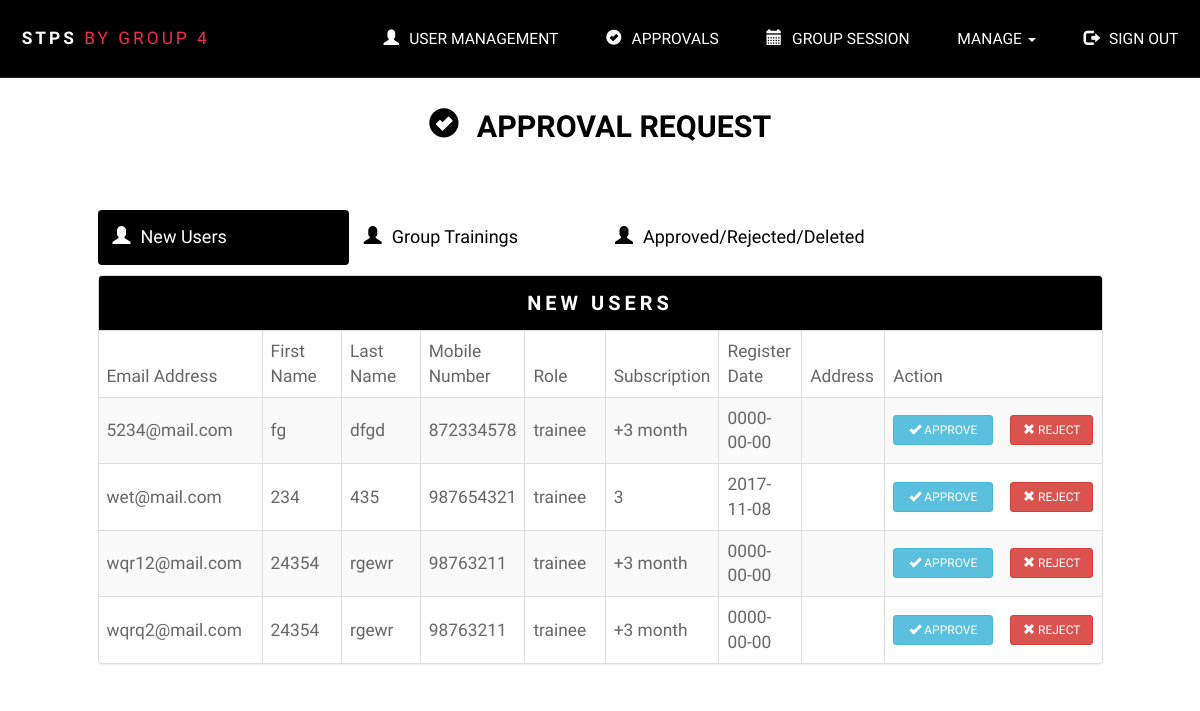
Before: /administrator/user-approval.php with the older database file.
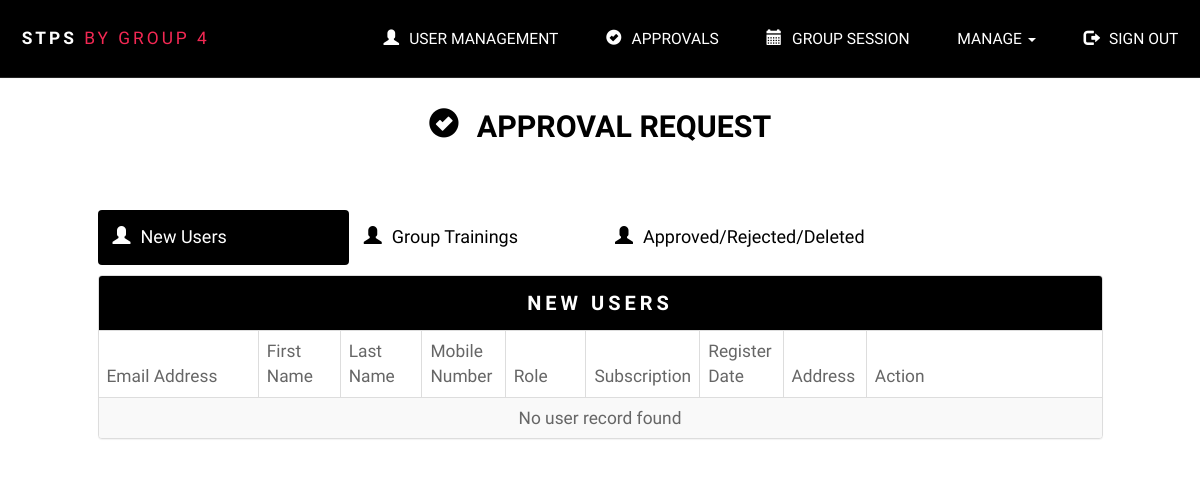
After: the same page with the newer database file.
### tables this page shows
CREATE TABLE IF NOT EXISTS `userapproval` (
  `email` varchar(255) NOT NULL,
  `firstName` varchar(35) NOT NULL,
  `lastName` varchar(35) NOT NULL,
  `phoneNumber` int(8) NOT NULL,
  `profilePicture` varchar(255) NOT NULL,
  `role` varchar(10) NOT NULL,
  `password` varchar(50) NOT NULL,
  `address` varchar(255) NOT NULL,
  `subscription` int(2) NOT NULL,
  `expiryDate` date NOT NULL,
  `registerDate` date NOT NULL
);

### administrator/loadApprovalInfo.php (the view, shortened to what this page needs)
<?php
function getApprovalUsers() {
    require('../database/dbconfig.php');
    $sql = "SELECT firstName, lastName, email, phoneNumber, role, subscription, registerDate, address FROM userapproval";
    $query = $conn->prepare($sql);
    $stmt = $query->execute();
    $result = $query->fetchAll();
    if(count($result) > 0) {
        foreach ($result as $row):
            $email = $row['email'];
            $firstName = $row['firstName'];
            $lastName = $row['lastName'];
            $mobile = $row['phoneNumber'];
            $role = $row['role'];
            $subscription = $row['subscription'];
            $registerDate = $row['registerDate'];
            $address = $row['address'];
            echo "<tr>";
            echo "<td class=\"col-md-2\">$email</td>";
            echo "<td class=\"col-md-1\">$firstName</td>";
            echo "<td class=\"col-md-1\">$lastName</td>";
            echo "<td class=\"col-md-1\">$mobile</td>";
            echo "<td class=\"col-md-1\">$role</td>";
            echo "<td class=\"col-md-1\">$subscription</td>";
            echo "<td class=\"col-md-1\">$registerDate</td>";
            echo "<td class=\"col-md-1\">$address</td>";
            echo "<td class=\"col-md-3 padding-l15-r15\" >";
            echo "<a data-toggle=\"modal\" data-target=\"#approveUserModal\" onclick=\"setApproveInfo('$email')\" class=\"btn btn-info btn-sm col-md-6\"><span class=\"glyphicon glyphicon-ok\"></span> APPROVE</a>";
            echo "<a data-toggle=\"modal\" data-target=\"#rejectUserModal\" onclick=\"setRejectInfo('$email')\" class=\"btn btn-danger btn-sm col-md-offset-1 col-md-5\"><span class=\"glyphicon glyphicon-remove\"></span> REJECT</a>";
            echo "</td></tr>";
        endforeach;
    }
    else {
        echo "<tr><td colspan = \"12\" style=\"text-align:center;\">";
        echo "No user record found";
        echo "</td></tr>";
    }
}

### administrator/user-approval.php (shortened to what this page needs)
<!DOCTYPE html>
<html>
    <head>
        <?php include_once 'include.php'; ?>
        <?php include_once 'loadApprovalInfo.php'; ?>
    </head>
    <body>
        <?php include_once 'nav-bar.php'; ?>
        <section id="main" class="wrapper">
        <div class="container-fluid">
            <h2 class="text-center" id="toptitle"><span class="glyphicon glyphicon-ok-sign icon-space"></span> APPROVAL REQUEST</h2>
            <div class="col-md-10 col-md-offset-1 padding-0" id="usermanagement">
                <div class="row" style="margin-bottom: 10px;">
                    <ul class="nav nav-pills col-md-10 padding-l0-r0">
                        <li class="active data-tabs col-md-3 col-sm-6 col-xs-12"><a href="#trainee_tab" data-toggle="pill"><span class="glyphicon glyphicon-user icon-space"></span>New Users</a></li>
                        <li class="data-tabs col-md-3 col-xs-12 col-sm-6"><a href="#trainer_tab" data-toggle="pill"><span class="glyphicon glyphicon-user icon-space"></span>Group Trainings</a></li>
                        <li class="data-tabs col-md-5 col-xs-12 col-sm-6"><a href="#approvel_reject_tab" data-toggle="pill"><span class="glyphicon glyphicon-user icon-space"></span>Approved/Rejected/Deleted</a></li>
                    </ul>
                </div>
                <div class="tab-content">
                    <div class="tab-pane active add--15-margin" id="trainee_tab">
                        <div class="panel panel-default margin-l0-r0">
                            <div class="panel-heading">
                                <div class="panel-title">NEW USERS</div>
                            </div>
                            <div class="table-responsive my-table-style">
                                <table id="esa-table" class="table table-striped table-bordered" cellspacing="0" width="100%">
                                    <thead>
                                        <tr>
                                            <th class="col-md-2">Email Address</th>
                                            <th class="col-md-1">First Name</th>
                                            <th class="col-md-1">Last Name</th>
                                            <th class="col-md-1">Mobile Number</th>
                                            <th class="col-md-1">Role</th>
                                            <th class="col-md-1">Subscription</th>
                                            <th class="col-md-1">Register Date</th>
                                            <th class="col-md-1">Address</th>
                                            <th class="col-md-3">Action</th>
                                        </tr>
                                    </thead>
                                    <tbody>
                                        <?php getApprovalUsers(); ?>
                                    </tbody>
                                </table>
                            </div>
                        </div>
                    </div>
                </div>
            </div>
        </div>
            </section>
    </body>
</html>

### administrator/include.php (shortened to what this page needs)
<!DOCTYPE html>
<link rel="stylesheet" type="text/css" href="../bootstrap-3.3.5-dist/css/bootstrap.min.css" />
<link type="text/css" rel="stylesheet" href="../jquery_qtip/jquery.qtip.css" />
<link rel="stylesheet" type="text/css" href="css/style.css" />
<link rel="stylesheet" type="text/css" href="css/admin_style.css"/>
<link rel="stylesheet" type="text/css" href="css/user-management.css" />

### administrator/nav-bar.php (shortened to what this page needs)
<header id="header">
    <h1><strong><a href="../index.php">STPS</a></strong> by Group 4</h1>
    <nav id="nav">
        <ul>
            <li><a href="user-management.php"><span class="glyphicon glyphicon-user icon-space"></span>USER MANAGEMENT</a></li>
            <li><a href="user-approval.php"><span class="glyphicon glyphicon-ok-sign icon-space"></span>APPROVALS</a></li>
            <li><a href="user-groupsession.php"><span class="glyphicon glyphicon-calendar icon-space"></span>GROUP SESSION</a></li>
            <li class="dropdown">
                <a class="dropdown-toggle" data-toggle="dropdown" href="">MANAGE <span class="caret"></span></a>
            </li>
            <li><a href="../logout.php"><span class="glyphicon glyphicon-log-out icon-space"></span>SIGN OUT</a></li>
        </ul>
    </nav>
</header>

### administrator/css/style.css (style rules this page uses)
body { margin-top: 80px; padding: 20px; font-family: Lato; }
@media (min-width: 768px) { h1 { letter-spacing: 3px; font-weight: bolder; } }
.panel-heading { background-color: black !important; }
.padding-0 { padding: 0px; }
.padding-l0-r0 { padding-left:0; padding-right:0; }
.add--15-margin { margin-left:-15px; margin-right:-15px; }
.panel-title { font-size: 20px; text-align: center; font-weight: bold; letter-spacing: 2px; }
.data-tabs { font-size: 18px; padding-left:0; padding-right:0; margin-left: 0 !important; }
.nav-pills li.active a { background-color:black !important; color: white !important; }
.nav-pills li a { color: black !important; }
.padding-l15-r15 { padding-left:15px; padding-right:15px; }

### administrator/css/admin_style.css (style rules this page uses)
html, body, div, span, applet, object, iframe, h1, h2, h3, h4, h5, h6, p, blockquote, pre, a, abbr, acronym, address, big, cite, code, del, dfn, em, img, ins, kbd, q, s, samp, small, strike, strong, sub, sup, tt, var, b, u, i, center, dl, dt, dd, ol, ul, li, fieldset, form, label, legend, table, caption, tbody, tfoot, thead, tr, th, td, article, aside, canvas, details, embed, figure, figcaption, footer, header, hgroup, menu, nav, output, ruby, section, summary, time, mark, audio, video { margin: 0; padding: 0; border: 0; font-size: 100%; font: inherit; vertical-align: baseline; }
article, aside, details, figcaption, figure, footer, header, hgroup, menu, nav, section { display: block; }
body { line-height: 1; }
ol, ul { list-style: none; }
table { border-collapse: collapse; border-spacing: 0; }
body { -webkit-text-size-adjust: none; }
.wrapper { padding: 6em 0 4em 0; }
body { background-color: #fff; color: #666; }
body, input, select, textarea { font-family: "Raleway", Arial, Helvetica, sans-serif; font-size: 13pt; font-weight: 400; line-height: 2em; }
a { text-decoration: none; color: #484848; }
strong, b { color: #f32853; font-weight: 700; }
h1, h2, h3, h4, h5, h6 { color: #fff; font-weight: 700; line-height: 1em; margin: 0 0 1em 0; text-transform: uppercase; }
h1 a, h2 a, h3 a, h4 a, h5 a, h6 a { color: #fff; text-decoration: none; }
#toptitle { color: #000 }
h2 { font-size: 1.75em; line-height: 1.5em; }
ul { list-style: disc; margin: 0 0 2em 0; padding-left: 1em; }
ul li { padding-left: 0.5em; }
#header { background-color: #000; border-bottom: solid 1px rgba(144, 144, 144, 0.25); box-shadow: 0px 0.0375em 0.125em 0px rgba(0, 0, 0, 0.05); color: #f32853; cursor: default; height: 4.5em; left: 0; line-height: 4.4em; position: fixed; text-transform: uppercase; top: 0; width: 100%; z-index: 10000; z-index: 10001; }
#header h1 { color: #f32853; font-weight: 400; height: inherit; left: 1.25em; line-height: inherit; margin: 0; padding: 0; position: absolute; top: 0; }
#header nav { height: inherit; line-height: inherit; position: absolute; right: 1.25em; top: 0; vertical-align: middle; }
#header nav ul { list-style: none; margin: 0; padding-left: 0; }
#header nav ul li { border-radius: 4px; display: inline-block; margin-left: 2.5em; padding-left: 0; }
#header nav ul li a { -moz-transition: color 0.2s ease-in-out; -webkit-transition: color 0.2s ease-in-out; -ms-transition: color 0.2s ease-in-out; transition: color 0.2s ease-in-out; color: #fff; font-size:90%; display: inline-block; text-decoration: none; }
#header nav ul li:first-child { margin-left: 0; }

### administrator/css/user-management.css (style rules this page uses)
#usermanagement { padding-top: 30px; }
.icon-space { margin-right: 10px; }
.table > tbody > tr > td { vertical-align: middle; }
.panel-title { color: white; letter-spacing: 4px; }
@media only screen 
and (min-device-width : 768px) 
and (max-device-width : 1025px) 
and (orientation : landscape) { #add-btn-div, #usermanagement ul { width: 100%; } }

Changed rows visible on the page:
removed userapproval: email "5234@mail.com", firstName "fg", lastName "dfgd", phoneNumber "872334578", role "trainee", subscription "+3 month", registerDate "0000-00-00"
removed userapproval: email "wet@mail.com", firstName "234", lastName "435", phoneNumber "987654321", role "trainee", subscription "3", registerDate "2017-11-08"
removed userapproval: email "wqr12@mail.com", firstName "24354", lastName "rgewr", phoneNumber "98763211", role "trainee", subscription "+3 month", registerDate "0000-00-00"
removed userapproval: email "wqrq2@mail.com", firstName "24354", lastName "rgewr", phoneNumber "98763211", role "trainee", subscription "+3 month", registerDate "0000-00-00"
Other visible differences:
text now shown: "No user record found"
